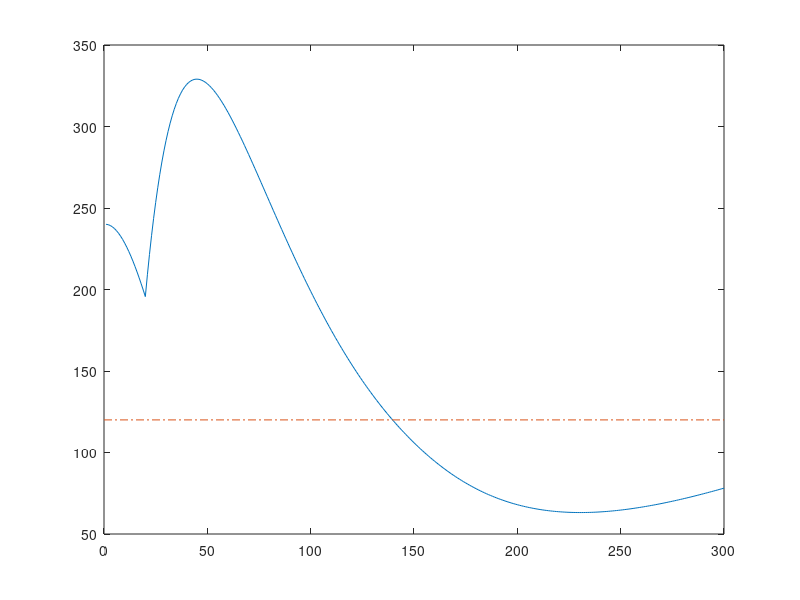

MATLAB code for this plot:
time_series=1:5*60 ;

G_target = 120 ;   % desired blood glucose (Gp) level
carb_sensitivity = 7 ;
insulin_sensitivity = 180 ;  % glucose/unit insulin
carb_ratio = insulin_sensitivity/carb_sensitivity ;


carb_delay = 20 ;
insulin_delay = 1 ;
carb_grams = 50 ;
steady_state_basal_in_plasma = 0.13214 ;
steady_state_basal_in_fluid = 0.13844 ;

%uncomment these to disable basal
%steady_state_basal_in_plasma = 0 ;
%steady_state_basal_in_fluid = 0 ;
%parms.k6=0 ;


parms.k1 = .021 ;   % rate at which insulin moves from plasma to cells (fit from medronic IOB table, unit/min)
parms.k1 = .03 ;   % rate at which insulin moves from plasma to cells (fit from medronic IOB table, unit/min)
parms.k2 = .001 ;   % rate at which insulin moves from plasma to interstitial fluid (units/min)
parms.k3 = .021 ;   % rate at which insulin moves from fluid to plasma (units/min)
parms.k4 = .05 ;    % rate at which carbs are metabolized from stomach to blood (grams/min)
parms.k5 = insulin_sensitivity ;   % insulin sensitivity (fit from medronic IOB table- amount BG is lowered by insulin)
parms.k6 = .5 ;    % rate at which liver drips glucose into blood plasma (glucose/min)

Ib = .001852*parms.k6*insulin_sensitivity/60;   % basal insulin
Ib_orig = Ib ;

Gs = carb_grams*carb_sensitivity;   % glucose in stomach
bolus = carb_grams/carb_ratio;                   % insulin in interstitial fluid

Gred = 0 ;
Ginc = 0 ;
%Ip = 0 ;                    % insulin in plasma
Gs = 0 ;


Gp = 2*G_target ;                  % glucose in bloodparms.k6

Ip = steady_state_basal_in_plasma ;
If = steady_state_basal_in_fluid + (Gp-G_target)/insulin_sensitivity ;

Iu = 0 ;                    % total insulin used by cells

for  t=time_series
     if (t == insulin_delay)
     	If = If + bolus ;
    end
    if (t == carb_delay & Gs == 0)
      Gs =  carb_grams*carb_sensitivity;
    end
    if (t > 0 & t <= 10)
       Ib = 16*Ib_orig ;
    elseif (t > 150 & t <= 310)
       Ib = 0 ;
    else
	Ib = Ib_orig ;
    end
    Gs_t (t) = Gs ;
    Gp_t (t) = Gp ;
    Ip_t (t) = Ip ;
    If_t (t) = If ;
    Iu_t(t) = Iu ;

    % deltas are all positive
    delta_Ip_to_cells = parms.k1*Ip ;
    delta_glucose_to_blood = parms.k4*Gs ;
    delta_If_to_blood = parms.k3*If ;
    delta_Ip_to_fluid = parms.k2*Ip ;

    Ip = Ip -delta_Ip_to_cells - delta_Ip_to_fluid + delta_If_to_blood ;
    If = If + delta_Ip_to_fluid - delta_If_to_blood + Ib ;
    Gs = Gs - delta_glucose_to_blood ;
    Iu = Iu + delta_Ip_to_cells ;
    Gred = Gred + delta_Ip_to_cells*parms.k5 ;
    Ginc = Ginc + delta_glucose_to_blood ;
    Gp = Gp + delta_glucose_to_blood + (-delta_Ip_to_cells*parms.k5) + parms.k6 ;
end

plot(time_series, Gp_t) ; hold on ;
ln = line([0 max(time_series)],[G_target G_target]);
set(ln, 'linestyle', '-.') ; hold off ;
disp(sprintf('mean BG = %2.1f (min = %2.1f, max = %2.1f)', mean(Gp_t),min(Gp_t),max(Gp_t))) ;
